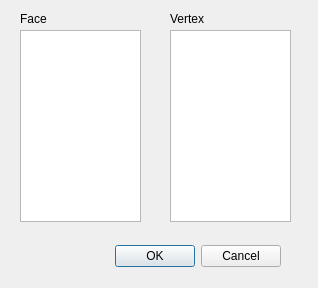
<?xml version="1.0" encoding="UTF-8"?>
<ui version="4.0">
 <class>SplitQDialog</class>
 <widget class="QDialog" name="SplitQDialog">
  <property name="geometry">
   <rect>
    <x>0</x>
    <y>0</y>
    <width>318</width>
    <height>288</height>
   </rect>
  </property>
  <property name="windowTitle">
   <string>Split a quad into two triangles </string>
  </property>
  <widget class="QDialogButtonBox" name="buttonBox">
   <property name="geometry">
    <rect>
     <x>-60</x>
     <y>240</y>
     <width>341</width>
     <height>32</height>
    </rect>
   </property>
   <property name="orientation">
    <enum>Qt::Horizontal</enum>
   </property>
   <property name="standardButtons">
    <set>QDialogButtonBox::Cancel|QDialogButtonBox::Ok</set>
   </property>
  </widget>
  <widget class="QLabel" name="label">
   <property name="geometry">
    <rect>
     <x>20</x>
     <y>10</y>
     <width>62</width>
     <height>18</height>
    </rect>
   </property>
   <property name="text">
    <string>Face</string>
   </property>
  </widget>
  <widget class="QLabel" name="label_2">
   <property name="geometry">
    <rect>
     <x>170</x>
     <y>10</y>
     <width>62</width>
     <height>18</height>
    </rect>
   </property>
   <property name="text">
    <string>Vertex</string>
   </property>
  </widget>
  <widget class="QListWidget" name="FaceList">
   <property name="geometry">
    <rect>
     <x>20</x>
     <y>30</y>
     <width>121</width>
     <height>192</height>
    </rect>
   </property>
  </widget>
  <widget class="QListWidget" name="VertexList">
   <property name="geometry">
    <rect>
     <x>170</x>
     <y>30</y>
     <width>121</width>
     <height>192</height>
    </rect>
   </property>
  </widget>
 </widget>
 <resources/>
 <connections>
  <connection>
   <sender>buttonBox</sender>
   <signal>accepted()</signal>
   <receiver>SplitQDialog</receiver>
   <slot>accept()</slot>
   <hints>
    <hint type="sourcelabel">
     <x>248</x>
     <y>254</y>
    </hint>
    <hint type="destinationlabel">
     <x>157</x>
     <y>274</y>
    </hint>
   </hints>
  </connection>
  <connection>
   <sender>buttonBox</sender>
   <signal>rejected()</signal>
   <receiver>SplitQDialog</receiver>
   <slot>reject()</slot>
   <hints>
    <hint type="sourcelabel">
     <x>316</x>
     <y>260</y>
    </hint>
    <hint type="destinationlabel">
     <x>286</x>
     <y>274</y>
    </hint>
   </hints>
  </connection>
 </connections>
</ui>
